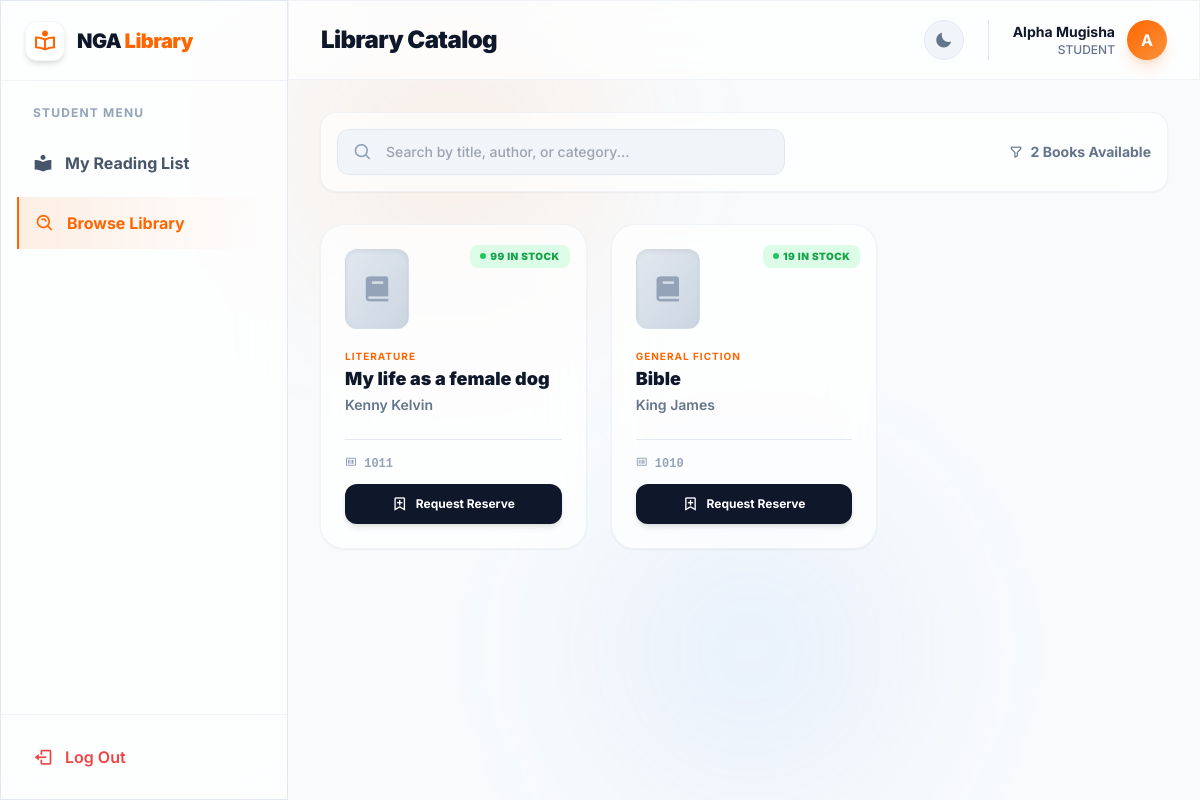
The page /student/catalog.php (signed in) on the database its author committed.
### tables this page shows
CREATE TABLE `books` (
  `id` int(11) NOT NULL,
  `title` varchar(255) NOT NULL,
  `author` varchar(255) NOT NULL,
  `isbn` varchar(50) DEFAULT NULL,
  `category` varchar(100) DEFAULT NULL,
  `total_copies` int(11) NOT NULL DEFAULT 1,
  `available_copies` int(11) NOT NULL DEFAULT 1,
  `date_added` timestamp NOT NULL DEFAULT current_timestamp()
);

### student/catalog.php (the view, shortened to what this page needs)
<?php
require '../config/db.php';
$user_id = $_SESSION['user_id'];
$stmt = $pdo->prepare("SELECT library_status FROM users WHERE id = ?");
$stmt->execute([$user_id]);
$user_status = $stmt->fetchColumn();
$books = [];
try {
    $stmt = $pdo->query("SELECT * FROM books ORDER BY available_copies DESC, title ASC");
    $books = $stmt->fetchAll();
} catch (PDOException $e) {
    $error_msg = "Could not load the catalog.";
}
require '../components/header.php';
?>
<div class="glass p-4 rounded-2xl border border-slate-200/50 dark:border-slate-800/50 mb-8 flex flex-col md:flex-row gap-4 items-center justify-between shadow-sm">
    <div class="relative w-full md:max-w-md">
        <i class='bx bx-search absolute left-4 top-1/2 -translate-y-1/2 text-slate-400 text-xl'></i>
        <input type="text" id="catalogSearch" onkeyup="filterCatalog()" placeholder="Search by title, author, or category..." class="w-full bg-slate-100 dark:bg-slate-800/50 border border-slate-200 dark:border-slate-700 rounded-xl py-3 pl-12 pr-4 text-sm font-medium focus:outline-none focus:border-[#FF6600] text-slate-800 dark:text-white transition-colors">
    </div>
    <div class="flex items-center gap-2 text-sm font-bold text-slate-500 dark:text-slate-400">
        <i class='bx bx-filter-alt'></i>
        <span><?php echo count($books); ?> Books Available</span>
    </div>
</div>
<div class="grid grid-cols-1 md:grid-cols-2 lg:grid-cols-3 xl:grid-cols-4 gap-6" id="bookGrid">
    <?php if (count($books) > 0): ?>
        <?php foreach ($books as $book):
            $is_available = $book['available_copies'] > 0;
        ?>
            <div class="book-card card-hover relative glass p-6 rounded-[24px] border border-slate-200/50 dark:border-slate-800/50 flex flex-col h-full shadow-sm">
                <div class="absolute top-4 right-4">
                    <?php if ($is_available): ?>
                        <span class="inline-flex items-center gap-1 px-2.5 py-1 bg-green-100 dark:bg-green-500/10 text-green-600 dark:text-green-400 rounded-lg text-[10px] font-black uppercase tracking-wider">
                            <div class="w-1.5 h-1.5 rounded-full bg-green-500"></div> <?php echo $book['available_copies']; ?> In Stock
                        </span>
                    <?php else: ?>
                        <span class="inline-flex items-center gap-1 px-2.5 py-1 bg-red-100 dark:bg-red-500/10 text-red-600 dark:text-red-400 rounded-lg text-[10px] font-black uppercase tracking-wider">
                            <div class="w-1.5 h-1.5 rounded-full bg-red-500"></div> Out of Stock
                        </span>
                    <?php endif; ?>
                </div>
                <div class="w-16 h-20 bg-gradient-to-br from-slate-200 to-slate-300 dark:from-slate-700 dark:to-slate-800 rounded-xl flex items-center justify-center shadow-inner mb-5 border border-slate-300/50 dark:border-slate-600/50">
                    <i class='bx bxs-book text-slate-400 dark:text-slate-500 text-3xl'></i>
                </div>
                <div class="flex-1">
                    <span class="text-[10px] font-bold text-[#FF6600] uppercase tracking-widest mb-1 block book-category">
                        <?php echo htmlspecialchars($book['category']); ?>
                    </span>
                    <h3 class="text-lg font-black text-slate-900 dark:text-white leading-tight mb-1 book-title">
                        <?php echo htmlspecialchars($book['title']); ?>
                    </h3>
                    <p class="text-sm font-semibold text-slate-500 dark:text-slate-400 book-author">
                        <?php echo htmlspecialchars($book['author']); ?>
                    </p>
                </div>
                <div class="mt-6 pt-4 border-t border-slate-200 dark:border-slate-700/50 flex flex-col gap-3">
                    <div class="text-xs font-bold text-slate-400 font-mono">
                        <i class='bx bx-barcode'></i> <?php echo htmlspecialchars($book['isbn']); ?>
                    </div>
                    <?php if ($is_available && $user_status !== 'suspended'): ?>
                        <form method="POST">
                            <button type="submit" name="request_book" class="w-full py-2 bg-slate-900 dark:bg-white text-white dark:text-slate-900 font-bold rounded-xl text-xs hover:-translate-y-0.5 transition-transform shadow-md flex items-center justify-center gap-2">
                                <i class='bx bx-bookmark-plus text-base'></i> Request Reserve
                            </button>
                        </form>
                    <?php elseif ($user_status === 'suspended'): ?>
                        <button disabled class="w-full py-2 bg-slate-300 dark:bg-slate-700 text-slate-500 font-bold rounded-xl text-xs cursor-not-allowed flex items-center justify-center gap-2">
                            <i class='bx bxs-lock text-base'></i> Suspended
                        </button>
                    <?php else: ?>
                        <button disabled class="w-full py-2 bg-slate-300 dark:bg-slate-700 text-slate-500 font-bold rounded-xl text-xs cursor-not-allowed flex items-center justify-center gap-2">
                            <i class='bx bx-x-circle text-base'></i> Unavailable
                        </button>
                    <?php endif; ?>
                </div>
            </div>
        <?php endforeach; ?>
    <?php endif; ?>
</div>
<?php require '../components/footer.php'; ?>

### components/header.php (style rules this page uses)
body { transition: background-color 0.4s ease, color 0.4s ease; }
.glass { background: rgba(255, 255, 255, 0.7); backdrop-filter: blur(20px); -webkit-backdrop-filter: blur(20px); border: 1px solid rgba(255, 255, 255, 0.2); }
.card-hover { transition: all 0.4s cubic-bezier(0.4, 0, 0.2, 1); }

### rows shown on the page
books: available_copies "99", category "LITERATURE", title "My life as a female dog", author "Kenny Kelvin", isbn "1011"
books: available_copies "19", category "GENERAL FICTION", title "Bible", author "King James", isbn "1010"

### other values the page prints
$header_title "Library Catalog"
$_SESSION['name'] "Alpha Mugisha"
$_SESSION['role'] "STUDENT"
substr($_SESSION['name'], 0, 1) "A"
count($books) "2"
